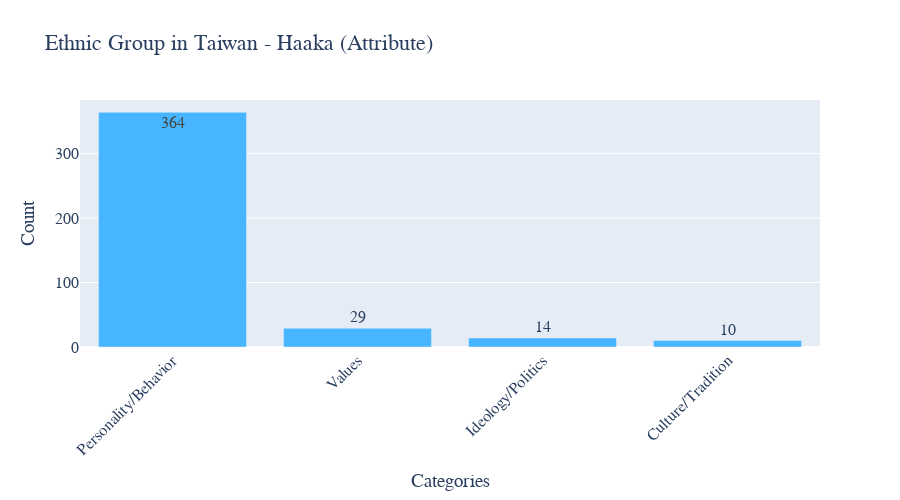

Notebook cell for this chart:
### Code cell
import plotly.graph_objects as go

# 將計數數據轉換為長條圖所需的格式
labels = counts.index
values = counts.values

# 創建長條圖
fig = go.Figure(data=[go.Bar(
    x=labels,  # X 軸為標籤
    y=values,  # Y 軸為計數值
    marker=dict(color='#47b5ff'),  # 可以自訂條形的顏色
    text=values,  # 將數值顯示在條形上
    textposition='auto',  # 自動調整文字位置
)])

# 添加標題和調整佈局
fig.update_layout(
    title='Ethnic Group in Taiwan - Haaka (Attribute)', #Ethnic Group in Taiwan - Hakka (Attribute), Gender in Taiwan - Female (Attribute)
    xaxis_tickangle=-45,  # X 軸標籤旋轉角度，以避免文字重疊
    xaxis_title='Categories',
    yaxis_title='Count',
    font=dict(family='Taipei Sans TC Beta', size=16),
    width=900,  # 調整圖表寬度
    height=500  # 調整圖表高度
)

# 顯示圖表
fig.show()

### Figure 1 — Plotly figure (JSON) as saved in the notebook; plotly's stock layout.template omitted (floating-point values rounded to 4 significant figures)
{"data": [{"marker": {"color": "#47b5ff"}, "text": [364, 29, 14, 10], "textposition": "auto", "type": "bar", "x": ["Personality/Behavior", "Values", "Ideology/Politics", "Culture/Tradition"], "y": [364, 29, 14, 10]}], "layout": {"font": {"family": "Taipei Sans TC Beta", "size": 16}, "height": 500, "title": {"text": "Ethnic Group in Taiwan - Haaka (Attribute)"}, "width": 900, "xaxis": {"tickangle": -45, "title": {"text": "Categories"}}, "yaxis": {"title": {"text": "Count"}}}}
